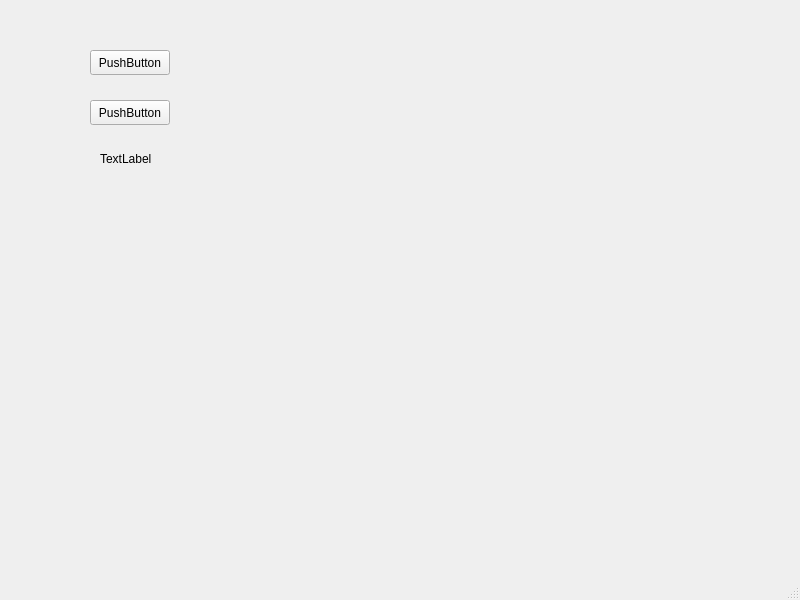
<?xml version="1.0" encoding="UTF-8"?>
<ui version="4.0">
 <class>MainWindow</class>
 <widget class="QMainWindow" name="MainWindow">
  <property name="geometry">
   <rect>
    <x>0</x>
    <y>0</y>
    <width>800</width>
    <height>600</height>
   </rect>
  </property>
  <property name="windowTitle">
   <string>MainWindow</string>
  </property>
  <widget class="QWidget" name="centralwidget">
   <widget class="QPushButton" name="pushButtonSelectVideo">
    <property name="geometry">
     <rect>
      <x>90</x>
      <y>50</y>
      <width>80</width>
      <height>25</height>
     </rect>
    </property>
    <property name="text">
     <string>PushButton</string>
    </property>
   </widget>
   <widget class="QPushButton" name="pushButtonStartTranscription">
    <property name="geometry">
     <rect>
      <x>90</x>
      <y>100</y>
      <width>80</width>
      <height>25</height>
     </rect>
    </property>
    <property name="text">
     <string>PushButton</string>
    </property>
   </widget>
   <widget class="QLabel" name="labelStatus">
    <property name="geometry">
     <rect>
      <x>100</x>
      <y>150</y>
      <width>55</width>
      <height>17</height>
     </rect>
    </property>
    <property name="text">
     <string>TextLabel</string>
    </property>
   </widget>
  </widget>
  <widget class="QMenuBar" name="menubar">
   <property name="geometry">
    <rect>
     <x>0</x>
     <y>0</y>
     <width>800</width>
     <height>22</height>
    </rect>
   </property>
  </widget>
  <widget class="QStatusBar" name="statusbar"/>
 </widget>
 <resources/>
 <connections/>
</ui>
